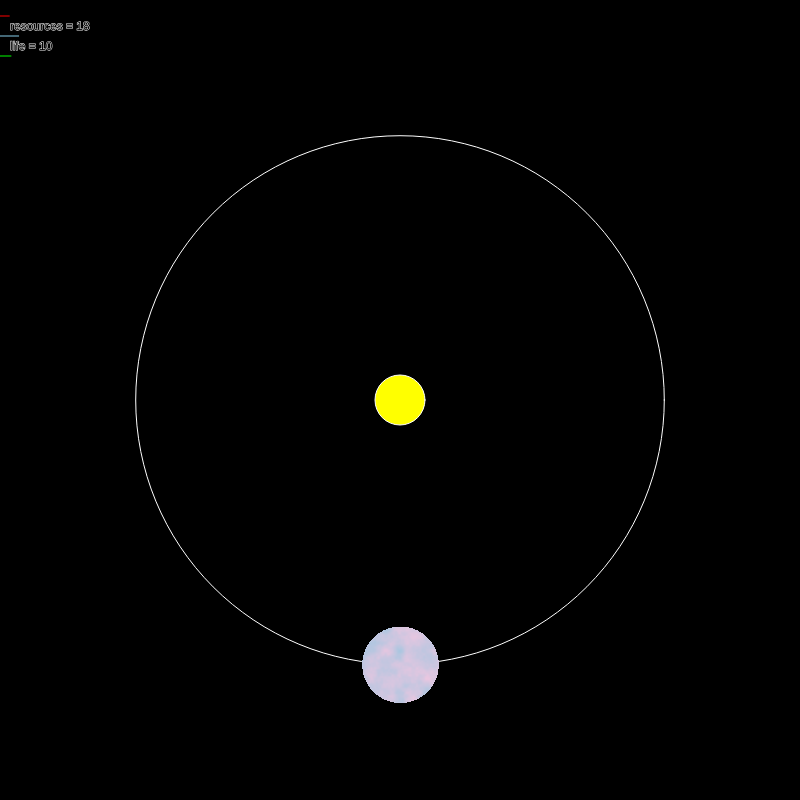
Frame 1 (no input)
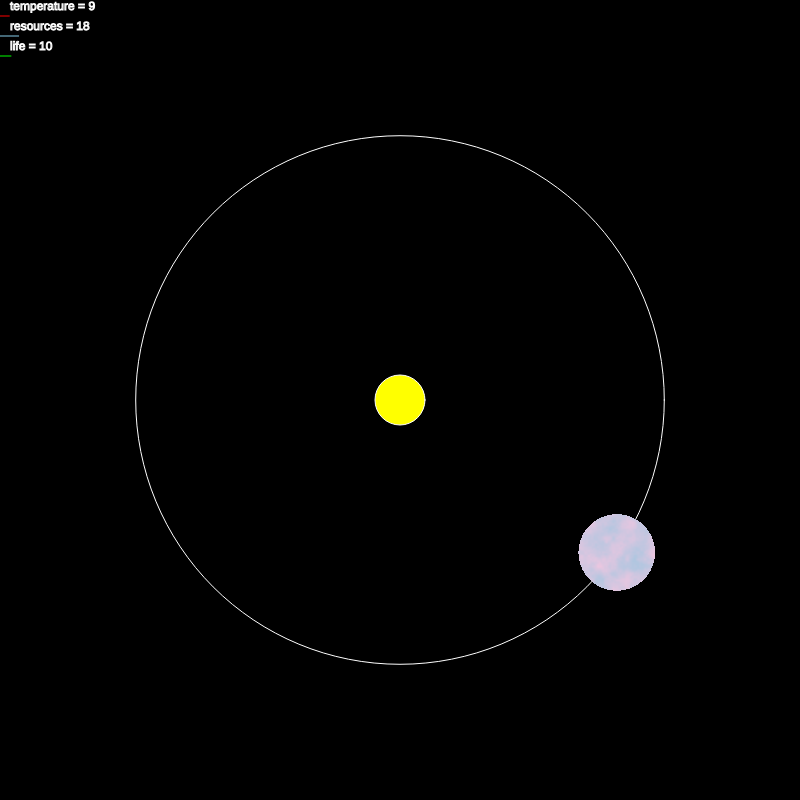
Frame 60 (no input)
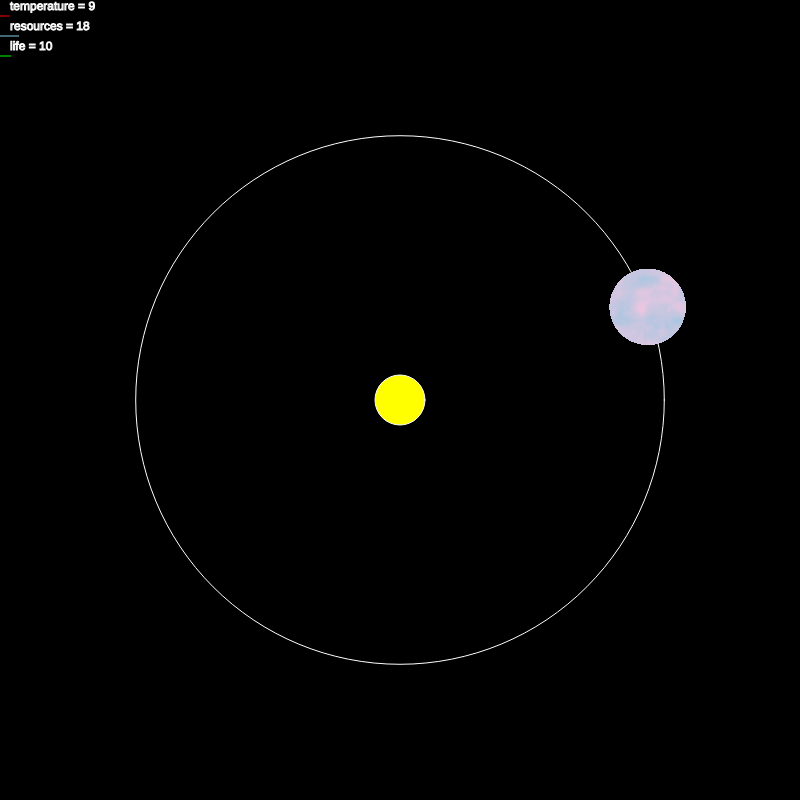
Frame 120 (the mouse pressed at the canvas centre since frame 60)

The p5.js sketch that drew these frames (run headless with seeded random() and noise() and a simulated clock; from frame 60 on, the mouse is pressed at the canvas centre):

// p5.js sketch
// ── sketch.js
//Defines all the variables.

var circlesize;
var radius;
var speed;
var xcurrent;
var ycurrent;
var angle;
var r;
var g;
var b;
var x;
var y;
var offset;
var rotationbalancer;
var rgbselector;
var c1;
var c2;
var c3;
var life
var resources
var temperature
var temphurt
var colors

function drawinfo(temperature, resources, life) {
  text("temperature = " + Math.floor(temperature), 10, 10);
  stroke(255, 0, 0);
  line(0, 16, temperature, 16);
  stroke(255, 255, 255);
  text("resources = " + Math.floor(resources), 10, 30);
  stroke(135, 206, 235);
  line(0, 36, resources, 36);
  stroke(255, 255, 255);
  text("life = " + Math.floor(life), 10, 50);
  stroke(0, 255, 0);
  line(0, 56, life, 56);
  stroke(255, 255, 255);
}

//Setup.

function setup() {

//Basic variable generation 

  createCanvas(800, 800);
  radius = random(175, 300);
  circlesize = random(30, 70);
  speed = random(0.005, 0.020);
  xcurrent = 400;
  ycurrent = 400;
  offset = 0.1;
  angle = 0;
  temphurt = 0;

//Color and Info generation

  c1 = random(50, 200);
  c2 = random(50, 200);
  c3 = random(50, 200);
  // c1 = green, c2 = blue, c3 = red
  temperature = c3 - (c2/2)
  if (temperature < 50) {
    temphurt = 40
  }
  if (temperature > 100) {
    temphurt = 40
  }
  life = c1/2 - temphurt
  resources = ((c3/1.5) + c1) - c2

  if (temperature < 0) {
    life = 0
  }
  if (temperature > 100) {
    life = 0
  }
  if (resources < 0) {
    resources = (random(15,30))
  }
  if (life < 0) {
    life = 0
  }
}

//Draw.

function draw() {

//Setup

  background(0);
  angleMode(DEGREES);

//Drawing infopanel

  drawinfo(temperature, resources, life)

//Sun

  let c = color(255,255,0);
  fill(c);
  circle(400, 400, 50);

//Orbit-Path

  noFill();
  stroke(255);
  circle(400, 400, radius*2);

//Changes Between Frames

  xcurrent = 400 + Math.sin(angle) * radius;
  ycurrent = 400 + Math.cos(angle) * radius;
  angle = angle + speed;

//Perlin Noise Generation

  loadPixels();
  offset = offset + 0.75;
    for(var y = Math.floor(ycurrent - circlesize); y < ycurrent + circlesize; y++) {
      for(var x = Math.floor(xcurrent - circlesize); x < xcurrent + circlesize; x++) {
        if(dist(xcurrent, ycurrent, x, y) < circlesize) {
          var index = (x + y * width)*4;
          pixels[index+0] = noise((x - xcurrent + offset + (speed * 3))/14 + 50, (y - ycurrent)/14 + 100) * 255;
          pixels[index+1] = c1;
          pixels[index+2] = c2;
          pixels[index+3] = c3;
        }
      }
    }
  updatePixels();

//End

}
